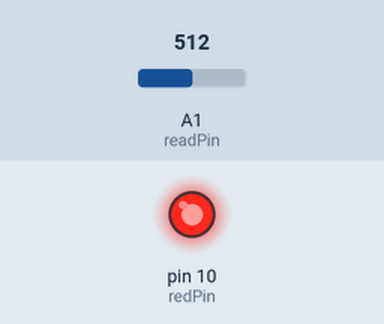
Simulated run of this sketch. Board: Arduino Uno, built with avr-gcc and run on an emulated ATmega328P. Parts: output pins drawn as LEDs (lit = HIGH). The test bench sets the inputs (shaded band); at power-on: A1 (readPin) = 512. What the sketch prints to the serial monitor is not drawn.

Above: at 0.3 s.
Timing chart, 0 to 1.8 s (numbered marks = the images above):
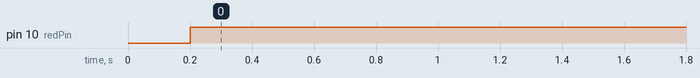

Measured:
- by itself, pin 10 (redPin): LOW → HIGH at 0.20 s

The sketch:

003-while_loops.ino
```cpp
int redPin=10;
int readPin=A1;
int read;
int wait=200;

void setup() {
  // put your setup code here, to run once:
  pinMode(redPin, OUTPUT);
  pinMode(readPin, INPUT);
  Serial.begin(9600);
}

void loop() {
  // put your main code here, to run repeatedly:
  read=analogRead(readPin);
  Serial.println(read);
  delay(wait);

  while (read<800)  {
    digitalWrite(redPin, HIGH);
    read=analogRead(readPin);
    Serial.println(read);
    delay(wait);
  }
  digitalWrite(redPin, LOW);

}
```
